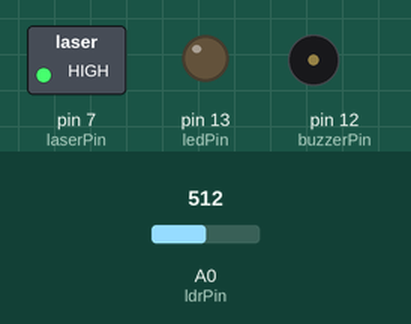
Simulated run of this sketch. Board: Arduino Uno, built with avr-gcc and run on an emulated ATmega328P. On the bench: switched loads named in the sketch (green lamp = pin HIGH), output pins drawn as LEDs (lit = HIGH), buzzer (waves = sounding, pin HIGH). Inputs (shaded band) come from the test bench; at power-on: A0 (ldrPin) = 512. The modem accepts every AT command (registered, SIM ready, sends succeed) and sends nothing else.

Above: at 1.2 s.
1.3 s: A0 (ldrPin) set to 687
4.3 s: A0 (ldrPin) set to 718
At 7.1 s:
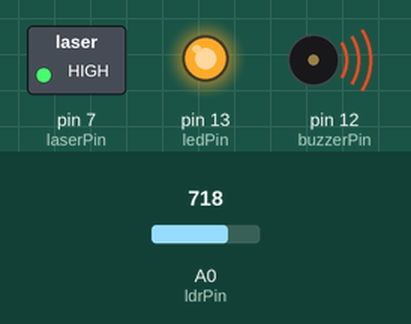
7.3 s: A0 (ldrPin) set to 690
At 9.1 s:
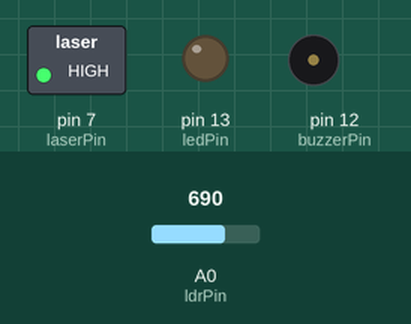
10.2 s: A0 (ldrPin) set to 710
At 13.0 s:
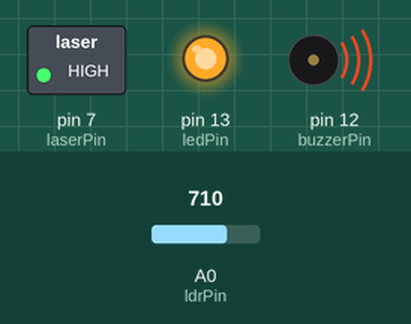
Timing chart, 0 to 14.2 s (numbered marks = the images above; inputs shaded):
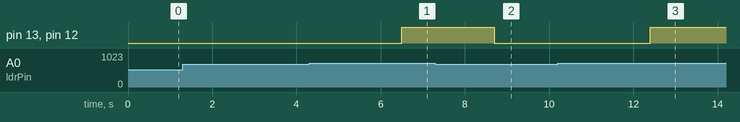

The sketch:

retail_rack_laserdet.ino
```cpp
#include <SoftwareSerial.h>

int ledPin = 13;
int buzzerPin = 12;
int ldrPin = A0;
int laserPin = 7;
SoftwareSerial sim800l(10,11);

void setup ()
{
  Serial.begin(9600);
  sim800l.begin(9600);
  pinMode(ledPin, OUTPUT);
  pinMode(buzzerPin, OUTPUT);
  pinMode(ldrPin, INPUT);
  pinMode( laserPin , OUTPUT);
  digitalWrite( laserPin , HIGH);
}

void loop()
{
  int ldrStatus = analogRead(ldrPin);
  if (ldrStatus >= 700)
  {
    SendSMS();
    digitalWrite(buzzerPin, HIGH);
    digitalWrite(ledPin, HIGH);
  }
  else
  {
    digitalWrite(buzzerPin, LOW);
    digitalWrite(ledPin, LOW);
  }

}

void SendSMS()
{
  sim800l.print("AT+CMGF=1\r");                   //Set the module to SMS mode
  delay(100);
  sim800l.print("AT+CMGS=\"+91**********\"\r");  //Phone number of particular store number
  delay(500);
  sim800l.print("ALERT!!! Rack no. ** is Emptying, Please refill the rack!!!");  //Notification to the store that the rack is empty
  delay(500);
  sim800l.print((char)26);
  delay(500);
  sim800l.println();
  delay(500);
}
```

Measured:
- the behaviour switches between 699 and 700 on A0 (ldrPin) (found by bisection; images 0 and 1)
- after the input at 1.3 s, every drawn part: stays the same
- after the input at 4.3 s, pin 13 (ledPin), pin 12 (buzzerPin): LOW → HIGH after 2.2 s
- after the input at 7.3 s, pin 13 (ledPin), pin 12 (buzzerPin): HIGH → LOW after 1.4 s
- after the input at 10.2 s, pin 13 (ledPin), pin 12 (buzzerPin): LOW → HIGH after 2.2 s
